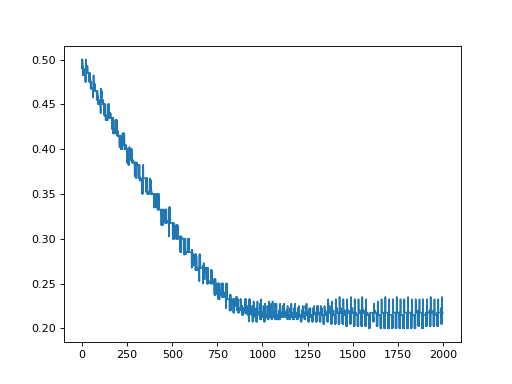

Write the Python code that produced this figure.
import convis
import numpy as np
some_input = convis.samples.moving_grating()
spk = convis.filters.spiking.LeakyIntegrateAndFireNeuron()
spk.p.g_L = 1.0
o = spk.run(20.0*some_input,dt=100)
plt.figure()
o.plot(mode='lines')
